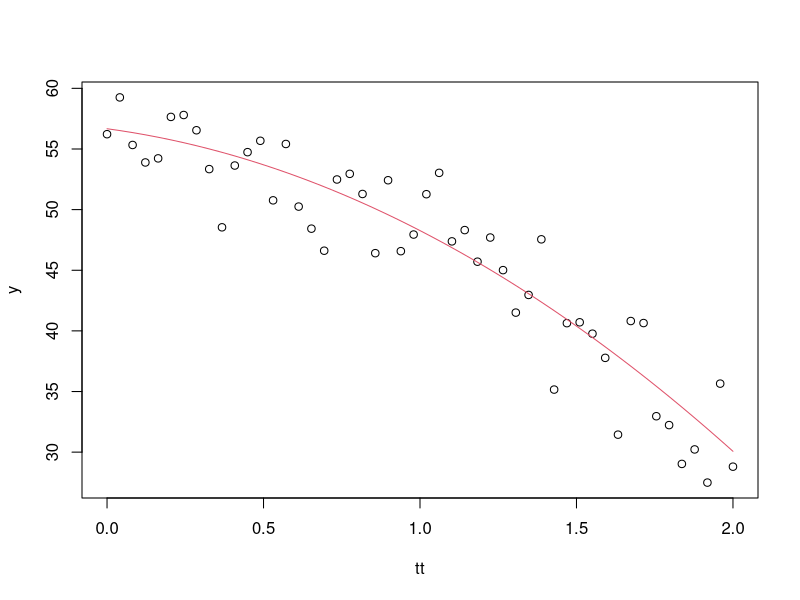
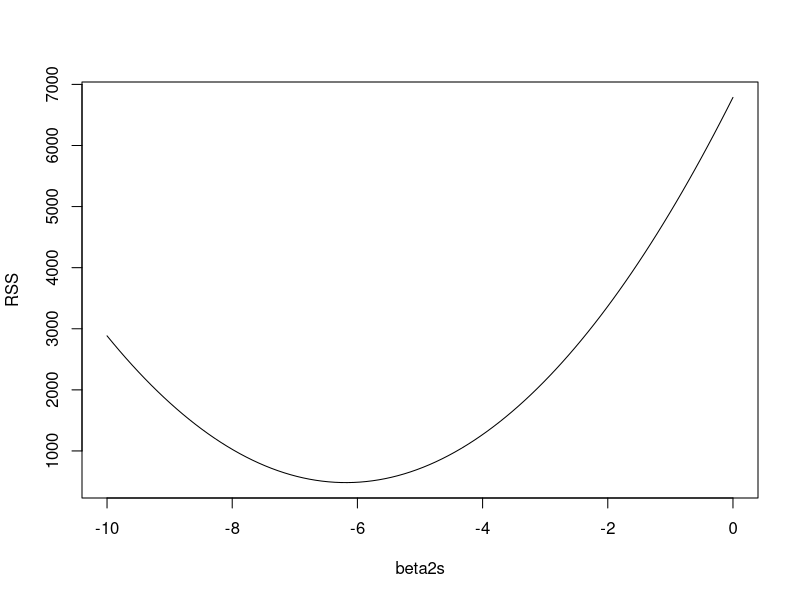

The R source for these figures, in order: (Note: this script raises an error after producing the figures.)
## ---- chunk 1
# ewww physics
g <- 9.8
n <- 50
tt = seq(0, 2, len=n)

f <- 56.67 - 3.5*tt - 0.5*g*tt^2

y <- f + rnorm(n, sd=3)

plot(tt, y)
lines(tt, f, col=2)


## ---- chunk 2
rss <- function(beta0, beta1, beta2){
  r <- y - (beta0*tt^0+beta1*tt^2+beta2*tt^2)
  sum(r^2)
}

beta2s = seq(-10, 0, len=100)
RSS <- sapply(beta2s, rss, beta0=54, beta1=0)
plot(beta2s, RSS, type="l")
## ---- chunk 3
X <- cbind(rep(1), tt, tt^2)
head(X)

Beta <- matrix(c(55, 0, 5), 3, 1)

r <- y - X %*% Beta
RSS2 <- t(r) %*% r
head(RSS2)

RSS2 <- crossprod(r)

betahat <- solve(crossprod(X) %*% crossprod(X,y))
## ---- chunk 4
QR <- qr(X)
